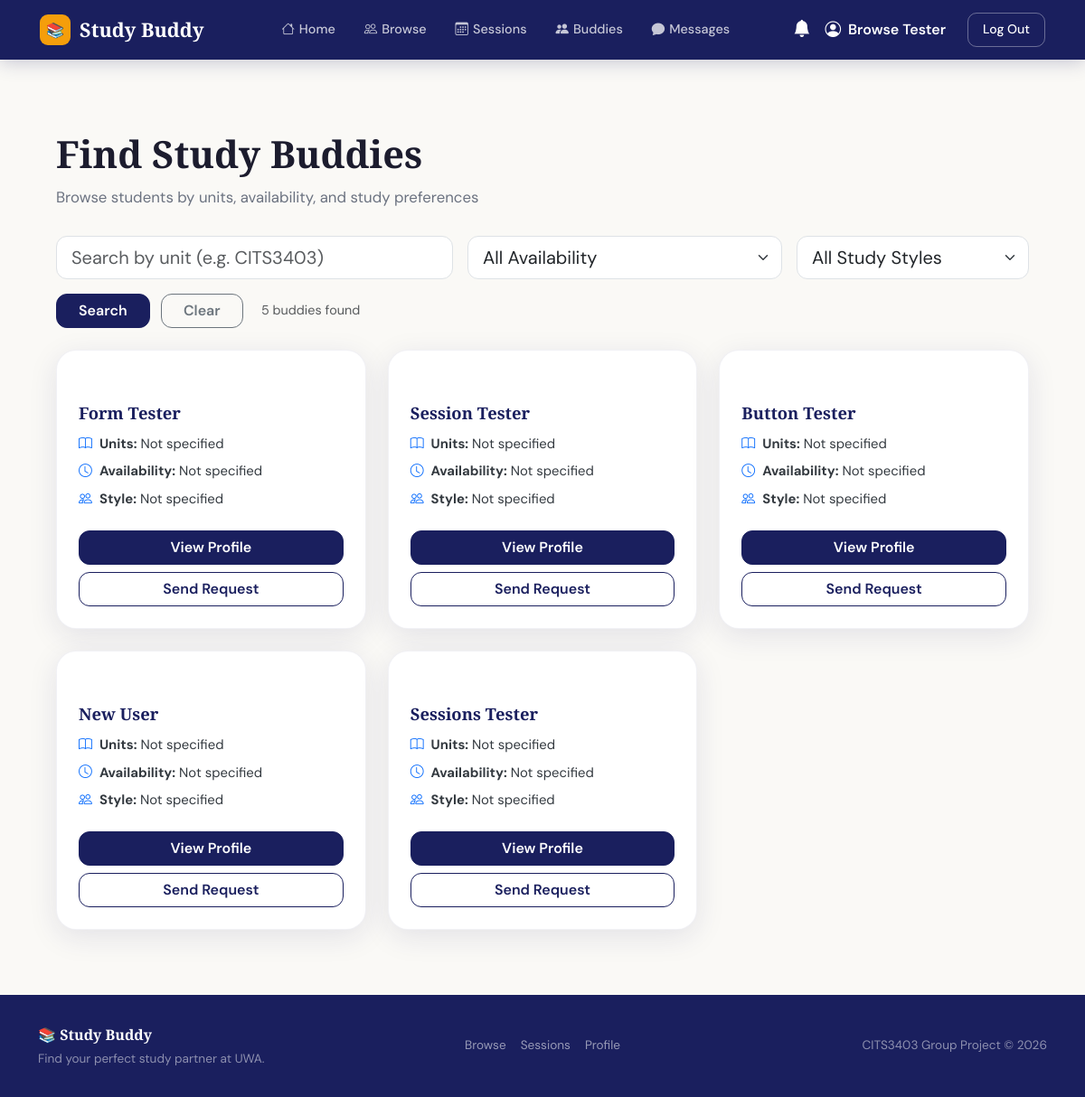
/browse (signed in), run on the app's committed database.
### app/models.py (models this page shows, shortened)
class User(UserMixin, db.Model):
    __tablename__ = 'user'
    id = db.Column(db.Integer, primary_key=True)
    name = db.Column(db.String(100), nullable=False)
    email = db.Column(db.String(120), unique=True, nullable=False)
    password_hash = db.Column(db.String(200), nullable=False)
    degree = db.Column(db.String(100))
    units = db.Column(db.String(200))
    availability = db.Column(db.String(200))
    study_style = db.Column(db.String(100))
    study_preferences = db.Column(db.String(500))
    open_to_teams = db.Column(db.Boolean, default=False)

### app/routes.py (the view)
@main.route('/browse')
@login_required
def browse():
    unit = request.args.get('unit', '')
    availability = request.args.get('availability', '')
    study_style = request.args.get('study_style', '')
    users = User.query.filter(User.id != current_user.id)
    if unit:
        users = users.filter(User.units.contains(unit))
    if availability:
        users = users.filter(User.availability.contains(availability))
    if study_style:
        users = users.filter(User.study_style.contains(study_style))
    users = users.all()
    sent_requests = [r.receiver_id for r in current_user.sent_requests]
    accepted_sent = [r.receiver_id for r in BuddyRequest.query.filter_by(
        sender_id=current_user.id, status='accepted').all()]
    accepted_received = [r.sender_id for r in BuddyRequest.query.filter_by(
        receiver_id=current_user.id, status='accepted').all()]
    buddies = accepted_sent + accepted_received
    return render_template('browse_users.html', users=users,
                          sent_requests=sent_requests,
                          buddies=buddies,
                          profile_needs_setup=profile_incomplete(current_user))

### app/models.py (called while the page is built)
@login_manager.user_loader
def load_user(user_id):
    return User.query.get(int(user_id))

### app/routes.py (called while the page is built)
def profile_incomplete(user):
    required_fields = [
        user.degree,
        user.units,
        user.availability,
        user.study_style,
        user.study_preferences
    ]
    return not all(required_fields)

### app/templates/browse_users.html (shortened to what this page needs)
{% extends "base.html" %}
{% block content %}
<div class="container py-4" style="max-width:1100px;">
  <h1 class="page-title">Find Study Buddies</h1>
  <p class="page-subtitle">Browse students by units, availability, and study preferences</p>
  <form method="GET" action="{{ url_for('main.browse') }}">
    <div class="row g-3 mb-4">
      <div class="col-md-5">
        <input type="text" name="unit" id="liveSearch" class="form-control form-control-lg"
               placeholder="Search by unit (e.g. CITS3403)"
               value="{{ request.args.get('unit', '') }}">
      </div>
      <div class="col-md-4">
        <select name="availability" id="availabilityFilter" class="form-select form-select-lg">
          <option value="">All Availability</option>
        </select>
      </div>
      <div class="col-md-3">
        <select name="study_style" id="styleFilter" class="form-select form-select-lg">
          <option value="">All Study Styles</option>
        </select>
      </div>
      <div class="col-12">
        <button type="submit" class="btn btn-primary px-4">Search</button>
        <a href="{{ url_for('main.browse') }}" class="btn btn-outline-secondary px-4 ms-2">Clear</a>
        <span id="resultCount" class="ms-3 text-muted" style="font-size:0.9rem;"></span>
      </div>
    </div>
  </form>
  <div class="row g-4 mb-5" id="userGrid">
    {% if users %}
      {% for user in users %}
      <div class="col-md-4 user-card-wrapper"
           data-name="{{ user.name | lower }}"
           data-units="{{ user.units | lower if user.units else '' }}"
           data-availability="{{ user.availability | lower if user.availability else '' }}"
           data-style="{{ user.study_style | lower if user.study_style else '' }}">
        <div class="user-card">
          {% if user.open_to_teams %}
          <span class="badge-project">Open to Team Project</span>
          {% else %}
          <div class="spacer-top"></div>
          {% endif %}
          <h4>{{ user.name }}</h4>
          <p><i class="bi bi-book me-2 text-primary"></i><strong>Units:</strong> {{ user.units or 'Not specified' }}</p>
          <p><i class="bi bi-clock me-2 text-primary"></i><strong>Availability:</strong> {{ user.availability or 'Not specified' }}</p>
          <p><i class="bi bi-people me-2 text-primary"></i><strong>Style:</strong> {{ user.study_style or 'Not specified' }}</p>
          <a href="{{ url_for('main.view_profile', user_id=user.id) }}" class="btn btn-primary w-100 mb-2 mt-3">View Profile</a>
          {% if user.id in buddies %}
            <button class="btn btn-success w-100" disabled>Already Buddies ✓</button>
          {% elif user.id in sent_requests %}
            <button class="btn btn-secondary w-100" disabled>Request Sent</button>
          {% else %}
            <form action="{{ url_for('main.send_request', user_id=user.id) }}" method="POST">
              <button type="submit" class="btn btn-outline-primary w-100">Send Request</button>
            </form>
          {% endif %}
        </div>
      </div>
      {% endfor %}
    {% else %}
      <div class="col-12 text-center py-5" id="noResults">
        <p class="text-muted">No study buddies found. Try adjusting your filters!</p>
      </div>
    {% endif %}
  </div>
</div>
{% endblock %}

### app/templates/base.html (shortened to what this page needs)
<!DOCTYPE html>
<html lang="en">
<head>
  <link href="https://cdn.jsdelivr.net/npm/bootstrap@5.3.3/dist/css/bootstrap.min.css" rel="stylesheet">
  <link rel="stylesheet" href="https://cdn.jsdelivr.net/npm/bootstrap-icons@1.11.3/font/bootstrap-icons.css">
  <link rel="stylesheet" href="{{ url_for('static', filename='css/style.css') }}">
</head>
<body>
  <nav class="sb-nav navbar navbar-expand-lg">
    <div class="container">
      <a class="navbar-brand" href="{{ url_for('main.home') }}">
        <div class="logo-icon">📚</div>Study Buddy
      </a>
      <div class="collapse navbar-collapse" id="navContent">
        <ul class="navbar-nav mx-auto gap-1">
          <li class="nav-item"><a class="nav-link" href="{{ url_for('main.home') }}"><i class="bi bi-house"></i>Home</a></li>
          <li class="nav-item"><a class="nav-link" href="{{ url_for('main.browse') }}"><i class="bi bi-people"></i>Browse</a></li>
          <li class="nav-item"><a class="nav-link" href="{{ url_for('main.sessions') }}"><i class="bi bi-calendar3"></i>Sessions</a></li>
          {% if current_user.is_authenticated %}
          <li class="nav-item"><a class="nav-link" href="{{ url_for('main.buddies') }}"><i class="bi bi-people-fill"></i>Buddies</a></li>
          <li class="nav-item">
            <a class="nav-link position-relative" href="{{ url_for('main.messages') }}">
              <i class="bi bi-chat-fill"></i>Messages
            </a>
          </li>
          {% endif %}
        </ul>
        <div class="d-flex align-items-center gap-2 mt-3 mt-lg-0">
          {% if current_user.is_authenticated %}
          <a href="{{ url_for('main.notifications') }}" class="position-relative me-2" style="color:white;text-decoration:none;">
            <i class="bi bi-bell-fill" style="font-size:1.2rem;"></i>
          </a>
          <a href="{{ url_for('main.profile') }}"
             class="d-flex align-items-center text-white text-decoration-none me-3"
             style="font-weight:600;">
            <i class="bi bi-person-circle me-2" style="font-size:1.1rem;"></i>
            {{ current_user.name if current_user.name else 'Profile' }}
          </a>
          <a class="btn-nav-login" href="{{ url_for('auth.logout') }}">Log Out</a>
          {% else %}
          <a class="btn-nav-login" href="{{ url_for('auth.login') }}">Log In</a>
          <a class="btn-nav-signup" href="{{ url_for('auth.signup') }}">Sign Up</a>
          {% endif %}
        </div>
      </div>
    </div>
  </nav>
  <main class="flex-grow-1">
    {% block content %}{% endblock %}
  </main>
  <footer class="sb-footer">
    <div class="container">
      <div class="row align-items-center">
        <div class="col-md-4 mb-3 mb-md-0">
          <span class="brand">📚 Study Buddy</span>
          <div class="mt-1">Find your perfect study partner at UWA.</div>
        </div>
        <div class="col-md-4 text-md-center mb-3 mb-md-0">
          <div class="d-flex gap-3 justify-content-md-center">
            <a href="{{ url_for('main.browse') }}">Browse</a>
            <a href="{{ url_for('main.sessions') }}">Sessions</a>
            {% if current_user.is_authenticated %}
            <a href="{{ url_for('main.profile') }}">Profile</a>
            {% endif %}
          </div>
        </div>
        <div class="col-md-4 text-md-end">CITS3403 Group Project © 2026</div>
      </div>
    </div>
  </footer>
</body>
</html>

### app/static/css/style.css (style rules this page uses)
:root { --navy: #1a1f5e; --indigo: #2d35a0; --amber: #f59e0b; --amber-light: #fef3c7; --cream: #faf9f6; --text: #1c1c2e; --muted: #6b7280; --radius: 18px; --shadow: 0 8px 32px rgba(26,31,94,0.10); }
*, *::before, *::after { box-sizing: border-box; margin: 0; padding: 0; }
body { font-family: 'DM Sans', sans-serif; background-color: var(--cream); color: var(--text); min-height: 100vh; display: flex; flex-direction: column; }
h1, h2, h3, h4, h5 { font-family: 'Playfair Display', serif; }
main { flex: 1; }
.sb-nav { background: var(--navy) !important; padding: 0 2rem; position: sticky; top: 0; z-index: 1000; box-shadow: 0 2px 20px rgba(26,31,94,0.25); }
.sb-nav .navbar-brand { font-family: 'Playfair Display', serif; font-size: 1.35rem; font-weight: 700; color: #fff !important; display: flex; align-items: center; gap: 10px; padding: 16px 0; text-decoration: none; }
.logo-icon { width: 34px; height: 34px; background: var(--amber); border-radius: 9px; display: flex; align-items: center; justify-content: center; font-size: 1rem; flex-shrink: 0; }
.sb-nav .nav-link { color: rgba(255,255,255,0.75) !important; font-weight: 500; font-size: 0.9rem; padding: 8px 14px !important; border-radius: 10px; transition: all 0.2s; text-decoration: none; }
.sb-nav .nav-link i { margin-right: 5px; }
.btn-nav-login { background: transparent; border: 1.5px solid rgba(255,255,255,0.35); color: #fff !important; border-radius: 10px; padding: 7px 16px; font-size: 0.88rem; font-weight: 500; text-decoration: none; transition: all 0.2s; }
.sb-footer { background: var(--navy); color: rgba(255,255,255,0.5); padding: 32px 0; font-size: 0.85rem; margin-top: auto; }
.sb-footer a { color: rgba(255,255,255,0.55); text-decoration: none; transition: color 0.2s; }
.sb-footer .brand { font-family: 'Playfair Display', serif; color: white; font-size: 1rem; font-weight: 600; }
.form-control, .form-select, .form-control-lg, .form-select-lg { border-radius: 12px !important; }
.btn { border-radius: 12px !important; font-weight: 600; }
.btn-primary { background: var(--navy) !important; border-color: var(--navy) !important; }
.btn-outline-primary { color: var(--navy) !important; border-color: var(--navy) !important; }
.page-title { font-size: 2.6rem; font-weight: 700; margin: 40px 0 10px; color: var(--text); }
.page-subtitle { color: var(--muted); margin-bottom: 30px; font-size: 1.05rem; }
.user-card { background: white; border-radius: 22px; padding: 24px; box-shadow: var(--shadow); height: 100%; border: 1px solid rgba(26,31,94,0.06); transition: transform 0.2s, box-shadow 0.2s; }
.user-card h4 { font-size: 1.15rem; font-weight: 700; margin-bottom: 12px; color: var(--navy); }
.user-card p { margin-bottom: 8px; color: #343a40; font-size: 0.93rem; }
.spacer-top { height: 34px; }

### data on the page
User: name "Browse Tester"
User: name "Form Tester", units "Not specified", availability "Not specified", study_style "Not specified"
User: name "Session Tester", units "Not specified", availability "Not specified", study_style "Not specified"
User: name "Button Tester", units "Not specified", availability "Not specified", study_style "Not specified"
User: name "New User", units "Not specified", availability "Not specified", study_style "Not specified"
User: name "Sessions Tester", units "Not specified", availability "Not specified", study_style "Not specified"
